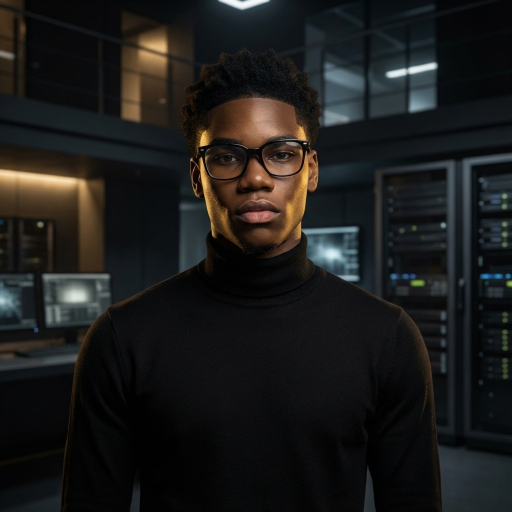
#> input picture assets/source/me.png, 1024 x 1024 px (shown at 1/2 size)
$ python generate.py
#> lines starting #> are read from the running program, lines starting #| are printed output that depends on the picture; after the words box and inside, x2 and y2 are one past the last pixel; in counts of white or black regions, pixels touching at a corner belong together
#!/usr/bin/env python3
"""
generate.py - Generates viral cyberpunk terminal hero banner SVGs
Inspired by emmi-lili/emmi-lili and Gargi Bhardwaj.
Generates:
- assets/banner-dark.v1.svg
- assets/banner-light.v1.svg
- scripts/banner/data/portrait-dark.npy
- scripts/banner/data/portrait-light.npy
"""

import os
from pathlib import Path
from PIL import Image, ImageOps, ImageEnhance
import numpy as np

BASE_DIR = Path(__file__).resolve().parent.parent.parent
SOURCE_IMG = BASE_DIR / "assets" / "source" / "me.png"
DATA_DIR = BASE_DIR / "scripts" / "banner" / "data"
ASSETS_DIR = BASE_DIR / "assets"

DATA_DIR.mkdir(parents=True, exist_ok=True)
ASSETS_DIR.mkdir(parents=True, exist_ok=True)


def process_portrait(source_path, grid_w=52, grid_h=62):
    """
    Crops, normalizes, applies gamma lifting and Floyd-Steinberg dithering
    to create clean dot matrices for Delight's portrait.
    """
#> called with grid_w = 52, grid_h = 62
    img = Image.open(source_path).convert("RGB")
#> img is the input picture: PIL image 1024x1024 RGB; mean R, G, B 28.2, 27.9, 27.1
    # Crop head and upper shoulders (Delight centered with glasses & turtleneck)
    crop = img.crop((210, 110, 814, 830))
    gray = ImageOps.grayscale(crop)
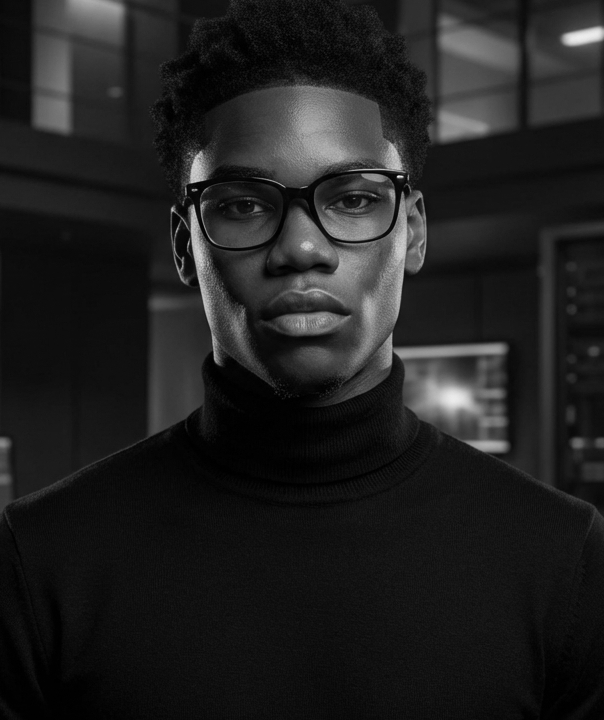
#> gray: PIL image 604x720 L; min 0, max 243, mean 32.4

    # 1. Dark Mode: Boost midtones so face and glasses pop on dark background
    arr = np.array(gray, dtype=float)
    boosted_dark = np.power(arr / 255.0, 0.58) * 255.0
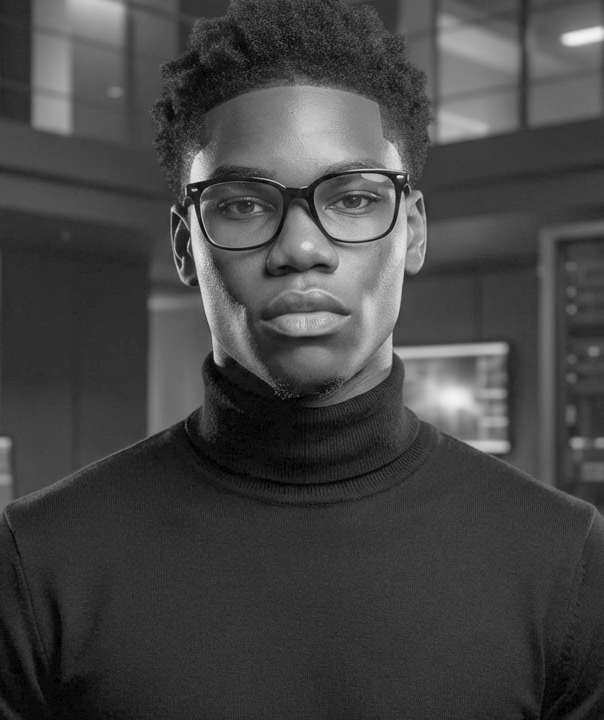
#> boosted_dark: shape (720, 604) float64; min 0, max 248, mean 69.6

    # Soft vignette to cleanly isolate subject
    h, w = arr.shape
    Y, X = np.ogrid[:h, :w]
    cx, cy = w / 2, h * 0.45
    dist = np.sqrt(((X - cx) / (w * 0.48)) ** 2 + ((Y - cy) / (h * 0.55)) ** 2)
    vignette = np.clip(1.0 - (dist - 0.78) / 0.22, 0, 1)

    clean_dark = (boosted_dark * vignette).astype(np.uint8)
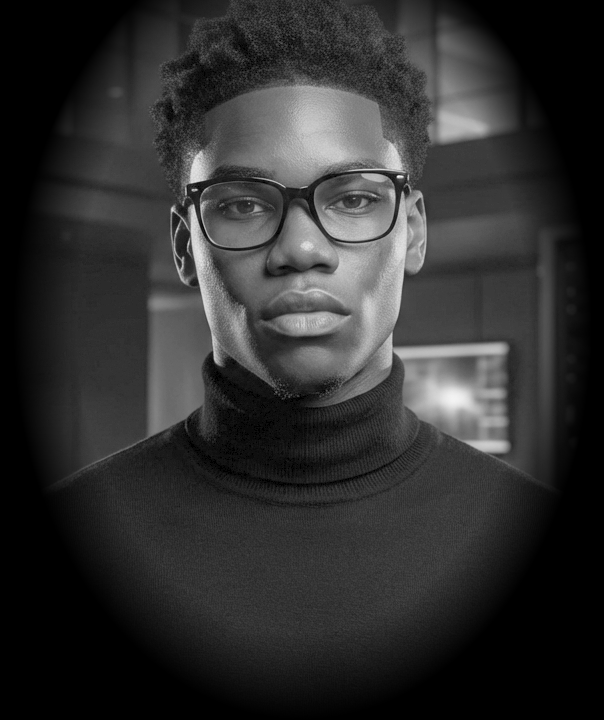
#> clean_dark: shape (720, 604); min 0, max 247, mean 47.3
    small_dark = Image.fromarray(clean_dark).resize((grid_w, grid_h), Image.Resampling.LANCZOS)
    enh_dark = ImageEnhance.Contrast(small_dark).enhance(1.4)
    dither_dark = enh_dark.convert("1", dither=Image.Dither.FLOYDSTEINBERG)
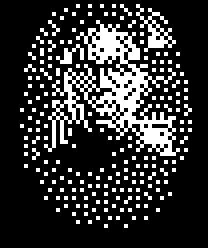
#> dither_dark: PIL image 52x62 1 (shown 4 times larger); 19.9% white in thin lines or dots, all inside (x1, y1, x2, y2) = (5, 1, 48, 57)
    arr_dark = np.array(dither_dark)

    # 2. Light Mode: Inverted contrast for dark dots on light background
    inv_arr = 255.0 - boosted_dark
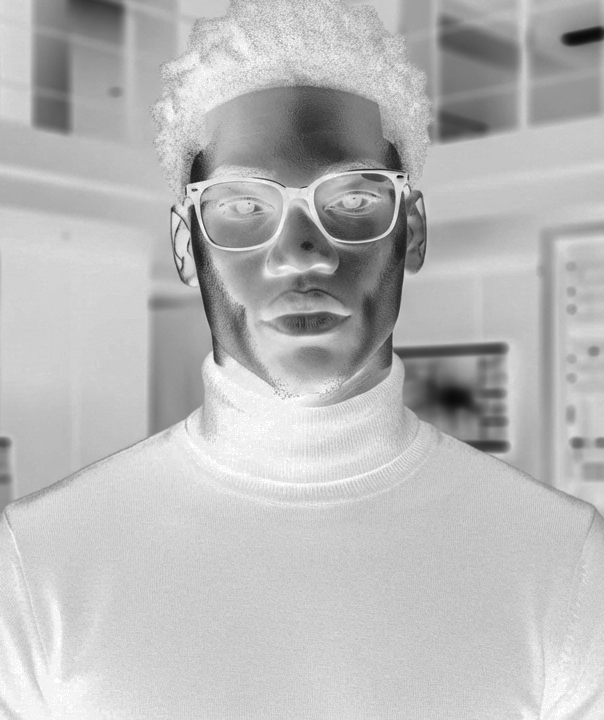
#> inv_arr: shape (720, 604) float64; min 7.03, max 255, mean 185.4
    clean_light = (inv_arr * vignette).astype(np.uint8)
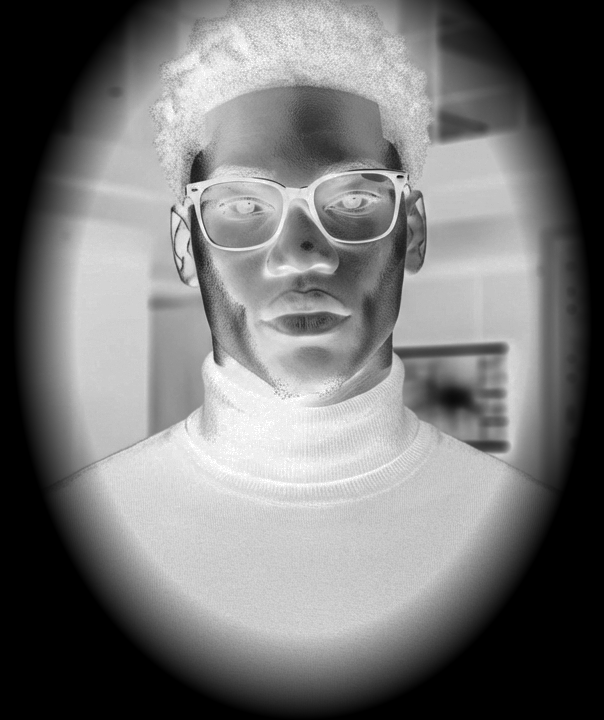
#> clean_light: shape (720, 604); min 0, max 255, mean 117.3
    small_light = Image.fromarray(clean_light).resize((grid_w, grid_h), Image.Resampling.LANCZOS)
    enh_light = ImageEnhance.Contrast(small_light).enhance(1.3)
    dither_light = enh_light.convert("1", dither=Image.Dither.FLOYDSTEINBERG)
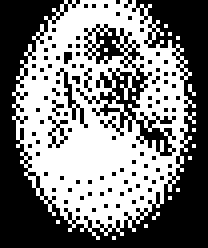
#> dither_light: PIL image 52x62 1 (shown 4 times larger); 48.6% white; 15 white regions (14 under 20 px), largest, box (x1, y1, x2, y2) and area: (3, 0, 49, 60) 1550
    arr_light = np.array(dither_light)

    np.save(DATA_DIR / "portrait-dark.npy", arr_dark)
    np.save(DATA_DIR / "portrait-light.npy", arr_light)
    print(f"Saved dot matrices: dark={np.sum(arr_dark == True)} dots, light={np.sum(arr_light == True)} dots")
#| Saved dot matrices: dark=640 dots, light=1567 dots
    return arr_dark, arr_light


def generate_svg(mode="dark", arr=None):
    """
    Generates terminal SVG with:
    - Window chrome & controls
    - [ VISUAL.MAP ] dot-matrix holographic portrait with staggered SMIL reveal
    - Animated laser sweep scanner
    - [ SYSTEM.INFO ] terminal telemetry HUD with typewriter effects
    - Telemetry gauges and blinking cursor
    """
#> called with mode = 'dark'
    is_dark = mode == "dark"

    # Theme palette
    if is_dark:
        bg_fill = "#090d16"
        card_border = "#1e293b"
        card_header_bg = "#0f172a"
        text_dim = "#64748b"
        text_light = "#94a3b8"
        text_bright = "#f8fafc"
        accent_cyan = "#38bdf8"
        accent_emerald = "#10b981"
        accent_violet = "#818cf8"
        accent_amber = "#f59e0b"
        dot_active = "#38bdf8"
        dot_inactive = "rgba(30, 41, 59, 0.45)"
        scan_color = "#00f5ff"
        meter_fill = "#0284c7"
        meter_bg = "#1e293b"
    else:
        bg_fill = "#f8fafc"
        card_border = "#cbd5e1"
        card_header_bg = "#f1f5f9"
        text_dim = "#64748b"
        text_light = "#475569"
        text_bright = "#0f172a"
        accent_cyan = "#0284c7"
        accent_emerald = "#059669"
        accent_violet = "#6366f1"
        accent_amber = "#d97706"
        dot_active = "#0f172a"
        dot_inactive = "rgba(203, 213, 225, 0.5)"
        scan_color = "#0284c7"
        meter_fill = "#0284c7"
        meter_bg = "#e2e8f0"

    svg_w, svg_h = 880, 360

    # Portrait grid parameters
    rows, cols = arr.shape
    p_x0, p_y0 = 36, 82
    p_w, p_h = 240, 235
    dx = p_w / cols
    dy = p_h / rows
    r = 1.45

    dots_svg = []
    # Staggered SMIL animation
    for r_idx in range(rows):
        for c_idx in range(cols):
            cx = p_x0 + c_idx * dx + dx / 2
            cy = p_y0 + r_idx * dy + dy / 2
            is_active = arr[r_idx, c_idx]

            if is_active:
                # Staggered reveal based on distance / scanline
                delay = round((r_idx / rows) * 0.9 + (c_idx / cols) * 0.25, 3)
                dot_el = (
                    f'<circle cx="{cx:.1f}" cy="{cy:.1f}" r="{r}" fill="{dot_active}">'
                    f'<animate attributeName="opacity" values="0;0.2;1" dur="0.8s" begin="{delay}s" fill="freeze"/>'
                    f'</circle>'
                )
                dots_svg.append(dot_el)
            else:
                # Faint background matrix dot for holographic CRT look
                dot_el = f'<circle cx="{cx:.1f}" cy="{cy:.1f}" r="0.8" fill="{dot_inactive}" opacity="0.35"/>'
                dots_svg.append(dot_el)
#> after the loop, dots_svg = 3224 items

    dots_content = "\n      ".join(dots_svg)

    svg_content = f"""<svg xmlns="http://www.w3.org/2000/svg" viewBox="0 0 {svg_w} {svg_h}" width="100%" height="100%">
  <defs>
    <linearGradient id="scanGrad-{mode}" x1="0%" y1="0%" x2="0%" y2="100%">
      <stop offset="0%" stop-color="{scan_color}" stop-opacity="0"/>
      <stop offset="50%" stop-color="{scan_color}" stop-opacity="0.7"/>
      <stop offset="100%" stop-color="{scan_color}" stop-opacity="0"/>
    </linearGradient>
    <linearGradient id="headerGrad-{mode}" x1="0%" y1="0%" x2="100%" y2="0%">
      <stop offset="0%" stop-color="{accent_cyan}" stop-opacity="0.15"/>
      <stop offset="100%" stop-color="{accent_emerald}" stop-opacity="0.05"/>
    </linearGradient>
    <filter id="glow-{mode}" x="-20%" y="-20%" width="140%" height="140%">
      <feGaussianBlur stdDeviation="2" result="blur"/>
      <feComposite in="SourceGraphic" in2="blur" operator="over"/>
    </filter>
  </defs>

  <style>
    .mono {{ font-family: 'SF Mono', 'JetBrains Mono', 'Fira Code', Menlo, Consolas, monospace; }}
    .title-text {{ font-size: 12px; font-weight: 600; fill: {text_dim}; }}
    .hud-title {{ font-size: 11px; font-weight: 700; letter-spacing: 0.8px; }}
    .hud-label {{ font-size: 11px; font-weight: 600; fill: {text_dim}; }}
    .hud-val {{ font-size: 11px; font-weight: 500; fill: {text_bright}; }}
    .hud-cmd {{ font-size: 11px; font-weight: 600; fill: {accent_cyan}; }}
    .badge-text {{ font-size: 9.5px; font-weight: 700; }}
    .scan-line {{ stroke: {scan_color}; stroke-width: 1.5; opacity: 0.65; }}
  </style>

  <!-- Terminal Window Chrome -->
  <rect x="0" y="0" width="{svg_w}" height="{svg_h}" rx="10" fill="{bg_fill}" stroke="{card_border}" stroke-width="1.2"/>
  <rect x="0" y="0" width="{svg_w}" height="38" rx="10" fill="{card_header_bg}"/>
  <rect x="0" y="28" width="{svg_w}" height="10" fill="{card_header_bg}"/>
  <line x1="0" y1="38" x2="{svg_w}" y2="38" stroke="{card_border}" stroke-width="1"/>

  <!-- macOS Window Traffic Lights -->
  <circle cx="20" cy="19" r="5.5" fill="#ef4444"/>
  <circle cx="38" cy="19" r="5.5" fill="#f59e0b"/>
  <circle cx="56" cy="19" r="5.5" fill="#10b981"/>

  <!-- Terminal Header Title -->
  <text x="80" y="23" class="mono title-text">delight@auscera: ~ / profile.sh --live</text>

  <!-- Top Right Status Indicators -->
  <g transform="translate(680, 12)">
    <rect x="0" y="0" width="85" height="15" rx="3" fill="{accent_cyan}" fill-opacity="0.12" stroke="{accent_cyan}" stroke-width="0.8"/>
    <circle cx="9" cy="7.5" r="3" fill="{accent_cyan}">
      <animate attributeName="opacity" values="1;0.3;1" dur="1.8s" repeatCount="indefinite"/>
    </circle>
    <text x="18" y="11" class="mono badge-text" fill="{accent_cyan}">AGENT-OS v2.4</text>
  </g>
  <g transform="translate(775, 12)">
    <rect x="0" y="0" width="90" height="15" rx="3" fill="{accent_emerald}" fill-opacity="0.12" stroke="{accent_emerald}" stroke-width="0.8"/>
    <circle cx="9" cy="7.5" r="3" fill="{accent_emerald}">
      <animate attributeName="opacity" values="1;0.2;1" dur="1.2s" repeatCount="indefinite"/>
    </circle>
    <text x="18" y="11" class="mono badge-text" fill="{accent_emerald}">SYS_ONLINE</text>
  </g>

  <!-- ==================== LEFT COLUMN: VISUAL.MAP ==================== -->
  <g transform="translate(0, 0)">
    <text x="36" y="62" class="mono hud-title" fill="{accent_cyan}">┌── [ VISUAL.MAP: DELIGHT_CHUKWUBUIHEM ]</text>

    <!-- Matrix Outer Frame -->
    <rect x="34" y="76" width="244" height="243" rx="4" fill="none" stroke="{card_border}" stroke-dasharray="3,3"/>

    <!-- Corner Targeting Reticles -->
    <path d="M 34 88 L 34 76 L 46 76" fill="none" stroke="{accent_cyan}" stroke-width="2"/>
    <path d="M 266 76 L 278 76 L 278 88" fill="none" stroke="{accent_cyan}" stroke-width="2"/>
    <path d="M 34 307 L 34 319 L 46 319" fill="none" stroke="{accent_cyan}" stroke-width="2"/>
    <path d="M 266 319 L 278 319 L 278 307" fill="none" stroke="{accent_cyan}" stroke-width="2"/>

    <!-- Dot Matrix Representation of Delight -->
    <g>
      {dots_content}
    </g>

    <!-- Holographic Laser Scan Sweep -->
    <line x1="34" y1="78" x2="278" y2="78" class="scan-line" filter="url(#glow-{mode})">
      <animate attributeName="y1" values="78;315;78" dur="4.2s" repeatCount="indefinite" begin="0.8s"/>
      <animate attributeName="y2" values="78;315;78" dur="4.2s" repeatCount="indefinite" begin="0.8s"/>
      <animate attributeName="opacity" values="0.75;0.15;0.75" dur="4.2s" repeatCount="indefinite" begin="0.8s"/>
    </line>

    <!-- Matrix Footnote / Telemetry -->
    <text x="36" y="331" class="mono" font-size="9" fill="{text_dim}">TARGET_ID: 0xAUSCERA-DLG // BIOMETRIC_LOCKED</text>
  </g>

  <!-- ==================== VERTICAL SEPARATOR ==================== -->
  <line x1="298" y1="46" x2="298" y2="335" stroke="{card_border}" stroke-width="1" stroke-dasharray="2,3"/>

  <!-- ==================== RIGHT COLUMN: SYSTEM.INFO ==================== -->
  <g transform="translate(315, 0)">
    <!-- Header -->
    <text x="0" y="62" class="mono hud-title" fill="{accent_emerald}">┌── [ SYSTEM.TELEMETRY: HOST_KERNEL ]</text>

    <!-- Command Execution Line -->
    <g transform="translate(0, 82)">
      <text x="0" y="0" class="mono hud-cmd">> sys.inspect --architect delightc123 --verbose</text>
    </g>

    <!-- Metadata Fields with Typographic Hierarchy -->
    <g transform="translate(0, 102)">
      <text x="0" y="0" class="mono hud-label">ARCHITECT   :</text>
      <text x="110" y="0" class="mono hud-val" font-weight="700">Delight Chukwubuihem</text>
    </g>

    <g transform="translate(0, 120)">
      <text x="0" y="0" class="mono hud-label">ROLE        :</text>
      <text x="110" y="0" class="mono hud-val" fill="{accent_cyan}">Chief Systems Architect &amp; Founder</text>
    </g>

    <g transform="translate(0, 138)">
      <text x="0" y="0" class="mono hud-label">ORGANIZATION:</text>
      <text x="110" y="0" class="mono hud-val">Auscera Tech Ltd</text>
    </g>

    <g transform="translate(0, 156)">
      <text x="0" y="0" class="mono hud-label">CORE FOCUS  :</text>
      <text x="110" y="0" class="mono hud-val">Autonomous Agent OS • Systems Engineering • High-Scale Apps</text>
    </g>

    <g transform="translate(0, 174)">
      <text x="0" y="0" class="mono hud-label">CORE STACK  :</text>
      <text x="110" y="0" class="mono hud-val">TypeScript • Python • Rust • C# • Go • GLSL • Next.js • Tauri</text>
    </g>

    <g transform="translate(0, 192)">
      <text x="0" y="0" class="mono hud-label">FRAMEWORKS  :</text>
      <text x="110" y="0" class="mono hud-val">React Native / Expo • Three.js • Godot 4 • Convex • Supabase</text>
    </g>

    <g transform="translate(0, 210)">
      <text x="0" y="0" class="mono hud-label">CLOUD INFRA :</text>
      <text x="110" y="0" class="mono hud-val">DigitalOcean • Azure • Cloudflare • Docker • Vercel • Sentry</text>
    </g>

    <g transform="translate(0, 228)">
      <text x="0" y="0" class="mono hud-label">FLAGSHIPS   :</text>
      <text x="110" y="0" class="mono hud-val" fill="{accent_amber}">Agent OS • Nexa • Scaleo Capital • CleoNotch • COD • Rivera</text>
    </g>

    <!-- Telemetry Gauges Section -->
    <g transform="translate(0, 252)">
      <rect x="0" y="0" width="535" height="42" rx="4" fill="{card_header_bg}" stroke="{card_border}" stroke-width="0.8"/>

      <!-- Gauge 1: Systems Architecture Engine -->
      <g transform="translate(12, 12)">
        <text x="0" y="0" class="mono" font-size="9" font-weight="600" fill="{text_dim}">SYS_INTEGRITY</text>
        <rect x="0" y="6" width="155" height="7" rx="3" fill="{meter_bg}"/>
        <rect x="0" y="6" width="152" height="7" rx="3" fill="{accent_cyan}">
          <animate attributeName="width" values="140;152;146;152" dur="3s" repeatCount="indefinite"/>
        </rect>
        <text x="128" y="2" class="mono" font-size="8.5" fill="{accent_cyan}">99.98%</text>
      </g>

      <!-- Gauge 2: Autonomous Agent Cores -->
      <g transform="translate(190, 12)">
        <text x="0" y="0" class="mono" font-size="9" font-weight="600" fill="{text_dim}">AGENT_CORES</text>
        <rect x="0" y="6" width="155" height="7" rx="3" fill="{meter_bg}"/>
        <rect x="0" y="6" width="148" height="7" rx="3" fill="{accent_emerald}">
          <animate attributeName="width" values="135;148;142;148" dur="4s" repeatCount="indefinite"/>
        </rect>
        <text x="122" y="2" class="mono" font-size="8.5" fill="{accent_emerald}">8 SYNCED</text>
      </g>

      <!-- Gauge 3: Latency & Security -->
      <g transform="translate(368, 12)">
        <text x="0" y="0" class="mono" font-size="9" font-weight="600" fill="{text_dim}">SECURE_TUNNEL</text>
        <rect x="0" y="6" width="155" height="7" rx="3" fill="{meter_bg}"/>
        <rect x="0" y="6" width="155" height="7" rx="3" fill="{accent_violet}"/>
        <text x="110" y="2" class="mono" font-size="8.5" fill="{accent_violet}">TLS 1.3 / 11ms</text>
      </g>
    </g>

    <!-- Active Terminal Prompt with Blinking Cursor -->
    <g transform="translate(0, 314)">
      <text x="0" y="0" class="mono" font-size="11" fill="{accent_emerald}">delight@auscera</text>
      <text x="96" y="0" class="mono" font-size="11" fill="{text_dim}">:</text>
      <text x="104" y="0" class="mono" font-size="11" fill="{accent_cyan}">~/portfolio</text>
      <text x="180" y="0" class="mono" font-size="11" fill="{text_bright}">$ git status --ready</text>
      <rect x="336" y="-10" width="7" height="13" fill="{accent_cyan}">
        <animate attributeName="opacity" values="1;0;1" dur="0.8s" repeatCount="indefinite"/>
      </rect>
    </g>

    <!-- Bottom subtext -->
    <text x="0" y="331" class="mono" font-size="9" fill="{text_dim}">SESSION_ID: 0x9F4B2-PROD • MEMORY: AGENTIC-SYSTEMS • DISCOVERY: ACTIVE</text>
  </g>
</svg>"""

    out_file = ASSETS_DIR / f"banner-{mode}.v1.svg"
    with open(out_file, "w", encoding="utf-8") as f:
        f.write(svg_content)
    print(f"Generated {out_file.name} ({len(svg_content) / 1024:.1f} KB)")
#| Generated banner-dark.v1.svg (338.3 KB)


def main():
    print("Processing portrait source...")
    arr_dark, arr_light = process_portrait(SOURCE_IMG, grid_w=52, grid_h=62)
    print("Generating Dark Mode Banner...")
    generate_svg("dark", arr_dark)
    print("Generating Light Mode Banner...")
    generate_svg("light", arr_light)
#| Generated banner-light.v1.svg (404.8 KB)
    print("Done generating viral terminal hero banners!")


if __name__ == "__main__":
    main()
